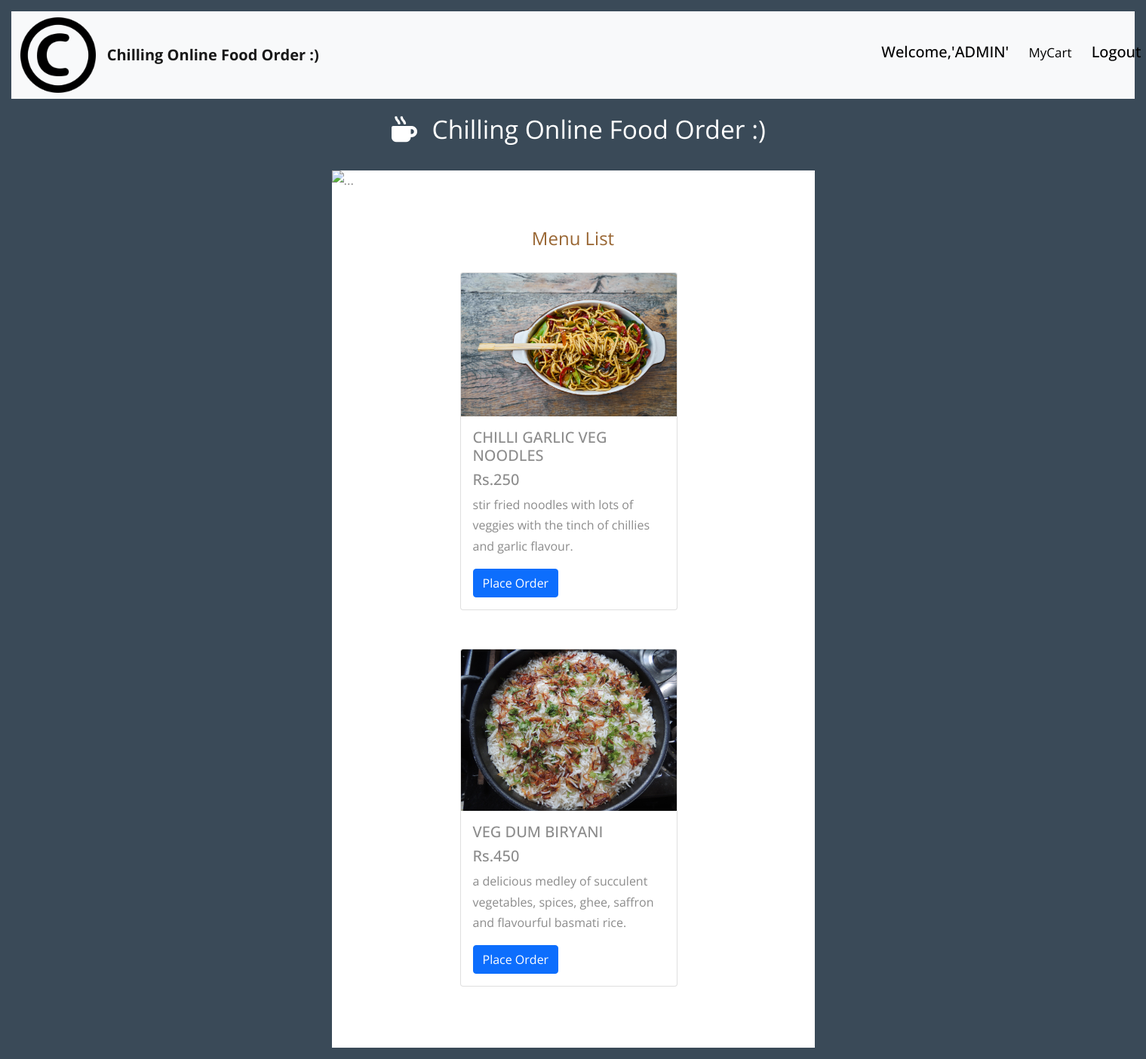
The page /menuView/?id=3 (signed in) on the database its author committed.
### food_app/models.py (models this page shows, shortened)
class FoodModel(models.Model):
    food_name = models.CharField(max_length=100)
    food_price = models.IntegerField()
    food_description = models.CharField(max_length=500)
    food_image = models.ImageField(upload_to='images/')
    restaurent_name = models.ForeignKey(RestaurentCategoryModel,on_delete=models.CASCADE)

### food_app/views.py (the view)
# urls.py: path('menuView/', views.menuView, name='menuView'),
@login_required
def menuView(request):
    rest = request.GET.get('id')
    data = FoodModel.objects.filter(restaurent_name=rest)
    return render(request, "menu.html", {'data':data})

### templates/menu.html
{% extends 'base.html' %}
{% load static %}
{% block body_block %}
<div class="tm-container">
  <div class="tm-main-content">
    <section class="tm-section">
      <h2 class="tm-section-header">Menu List</h2>
      <div class="tm-responsive-table">
        {% for menu in data %}
        <div class="card" style="width: 18rem; margin-left: 25%;">
          <img src="/media/{{ menu.food_image }}" class="card-img-top" alt="...">
          <div class="card-body">
            <h5 class="card-title">{{ menu.food_name }}</h5>
            <h5 class="card-title">Rs.{{ menu.food_price }}</h5>
            <p class="card-text">{{ menu.food_description|lower }}</p>
            <a href="/add-to-cart/{{menu.id}}" class="btn btn-primary">Place Order</a>
          </div>
        </div><br><br>
        {% endfor %}
      </div>
    </section>
   </div>
</div>
{% endblock %}

### templates/base.html (shortened to what this page needs)
{% load static %}
<!doctype html>
<html lang="en">
  <head>
    <link href="https://cdn.jsdelivr.net/npm/bootstrap@5.0.2/dist/css/bootstrap.min.css" rel="stylesheet">
    <link href="{% static 'css/fontawesome/css/all.min.css' %}" rel="stylesheet" />
    <link href="{% static 'css/tooplate-chilling-cafe.css' %}" rel="stylesheet" />
  </head>
  <body>
    <nav class="navbar navbar-expand-lg navbar-light bg-light">
  <div class="container-fluid">
    <img src="{% static 'img\trade-mark.png' %}" style="height: 100px;width: 100px;">
    <a class="navbar-brand" href="#" style="margin-left: 1%;"><b>Chilling Online Food Order :)</b></a>
    <div class="collapse navbar-collapse" id="navbarNavAltMarkup">
      <div class="navbar-nav">
          {% if user.is_authenticated %}
          <h5 style="color: black;margin-left: 250%;">Welcome,'{{ request.user|upper }}'</h5>
          <h5 style="margin-left: 9%;"></h5><a href="/cart/" style="text-decoration: none; color: black;">MyCart</a></h5>
          <h5 style="margin-left: 9%;"><a href="/accounts/logout" style="text-decoration: none;color: black;"> Logout</a></h5>
            {% else %}
              <h5 style="margin-left: 1000px;"><a href="/accounts/login" style="text-decoration: none;color: black;">Login</a></h5>
            {% endif %}
      </div>
    </div>
  </div>
</nav>
<div class="tm-container">
  <div class="tm-text-white tm-page-header-container">
    <i class="fas fa-mug-hot fa-2x tm-page-icon"></i>
    <h1 class="tm-page-header">Chilling Online Food Order :)</h1>
  </div>
  <div class="tm-main-content">
<div id="carouselExampleInterval" class="carousel slide" data-bs-ride="carousel">
  <div class="carousel-inner">
    <div class="carousel-item active" data-bs-interval="10000">
      <img src="{% static 'img\food-3409682_1920.jpg' %}" class="d-block w-100" alt="...">
    </div>
  </div>
  <button class="carousel-control-prev" type="button" data-bs-target="#carouselExampleInterval" data-bs-slide="prev">
    <span class="carousel-control-prev-icon" aria-hidden="true"></span>
  </button>
  <button class="carousel-control-next" type="button" data-bs-target="#carouselExampleInterval" data-bs-slide="next">
    <span class="carousel-control-next-icon" aria-hidden="true"></span>
  </button>
</div>
</div>
</div>
  </body>
  {% block body_block %}
  {% endblock %}
</html>

### static/css/tooplate-chilling-cafe.css (style rules this page uses)
body { background-color: #3a4a58; color: #8c8c8c; font-family: "Open Sans", Arial, Helvetica, sans-serif; font-size: 17px; font-weight: 400; padding: 15px; margin: 0; }
.tm-container { max-width: 640px; margin-left: auto; margin-right: auto; }
.tm-main-content { background-color: #ffffff; }
.tm-text-white { color: white; }
.tm-page-header-container { text-align: center; }
.tm-page-header { display: inline-block; vertical-align: baseline; margin-top: 20px; margin-bottom: 35px; font-size: 2.1rem; font-weight: 400; }
.tm-page-icon { display: inline-block; vertical-align: baseline; padding: 15px; }
.tm-section-header { color: #996633; text-align: center; font-weight: 400; font-size: 1.5rem; margin-top: 30px; margin-bottom: 30px; }
.tm-section { padding-top: 20px; padding-left: 20px; padding-right: 20px; padding-bottom: 30px; }
p { font-size: 1rem; line-height: 1.7; }
img { max-width: 100%; }
a { transition: all 0.3s ease; }

### rows shown on the page
FoodModel: food_image (picture), food_name "CHILLI GARLIC VEG NOODLES", food_price "250", food_description "stir fried noodles with lots of veggies with the tinch of chillies and garlic flavour."
FoodModel: food_image (picture), food_name "VEG DUM BIRYANI", food_price "450", food_description "a delicious medley of succulent vegetables, spices, ghee, saffron and flavourful basmati rice."

### other values the page prints
{{ request.user|upper }} "ADMIN"
